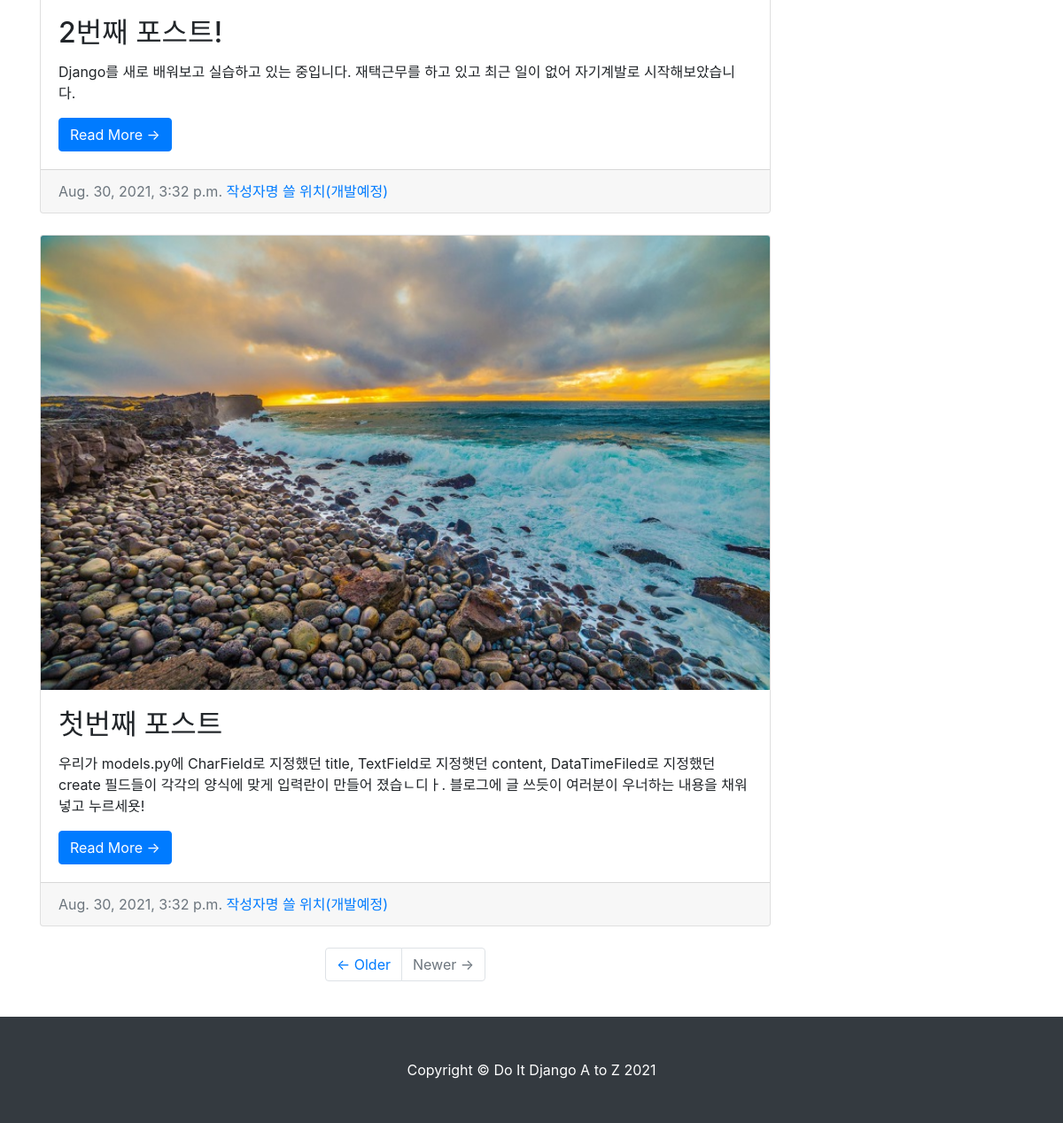
/blog/ (lower part), run on an earlier commit of the app's database.
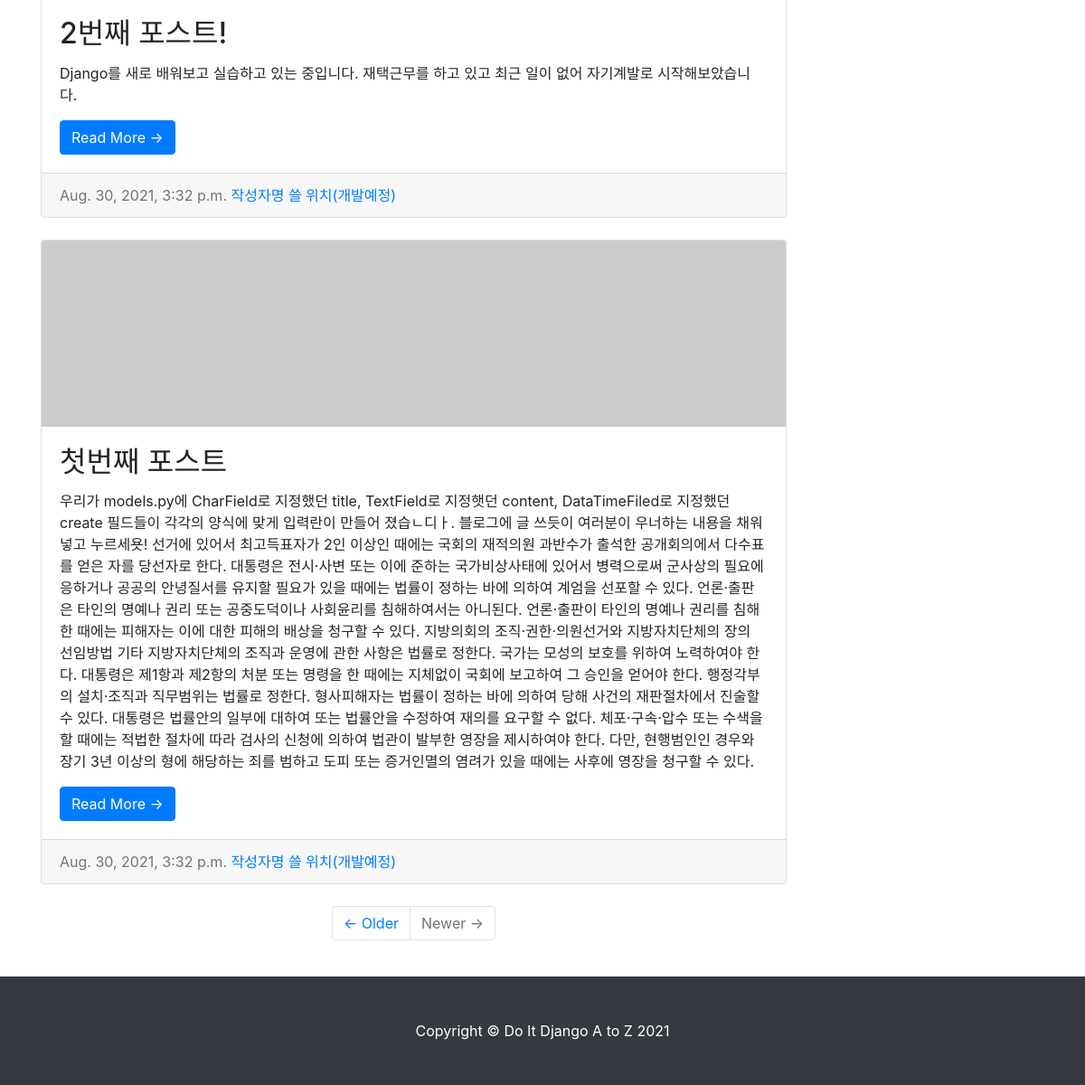
And on a later commit of the database.
### blog/models.py (models this page shows, shortened)
class Post(models.Model):
    title = models.CharField(max_length=30)
    content = models.TextField()
    head_image = models.ImageField(upload_to ='blog/images/%Y/%m/%d/', blank = True)
    file_upload = models.FileField(upload_to='blog/files/%Y/%m/%d/', blank = True)
    created_at = models.DateTimeField(auto_now_add=True)
    updated_at = models.DateTimeField(auto_now=True)
    def __str__(self):
        return  f'[{self.pk}]{self.title}'
    def get_absolute_url(self):
        return f'/blog/{self.pk}/'

### blog/views.py (the view)
# urls.py: path('',views.PostList.as_view()),
class PostList(ListView):
    model = Post
    ordering = '-pk' # pk값을 역순으로 정렬

### blog/templates/blog/post_list.html (shortened to what this page needs)
<!DOCTYPE html>
{% load static %}
<html>
<head>
    <link rel="stylesheet" href="{% static 'blog/bootstrap/bootstrap.min.css' %}" media="screen">
</head>
<body>
    <div class="container my-3">
        <div class="row">
            <div class="col-md-8 col-lg-9">
                {% for p in post_list %}
                <div class="card mb-4">
                    {% if p.head_image %}
                        <img class="card-img-top" src="{{p.head_image.url}}" alt="{{ p }} head image">
                    {% else %}
                    <img class="card-img-top" src="https://picsum.photos/seed/{{ p.id }}/800/200" alt="random_image">
                    {% endif %}
                    <div class="card-body">
                        <h2 class="card-title">{{ p.title }}</h2>
                        <p class="card-text">{{ p.content }}</p>
                        <a href="{{ p.get_absolute_url }}" class="btn btn-primary">Read More &rarr;</a>
                    </div>
                    <div class="card-footer text-muted">
                        {{ p.created_at }}
                        <a href="#">작성자명 쓸 위치(개발예정)</a>
                    </div>
                </div>
                {% endfor %}
                <ul class="pagination justify-content-center mb-4">
                    <li class="page-item">
                        <a class="page-link" href="#">&larr; Older</a>
                    </li>
                    <li class="page-item disabled">
                        <a class="page-link" href="#">Newer &rarr;</a>
                    </li>
                </ul>
            </div>
            <div class="col-md-4 col-lg-3">
            </div>
        </div>
    </div>
    <footer class="py-5 bg-dark">
        <div class="container">
            <p class="m-0 text-center text-white">
                Copyright &copy; Do It Django A to Z 2021
            </p>
        </div>
    </footer>
</body>
</html>

What changed in the data, as far as the page shows it:
changed Post "첫번째 포스트": content "우리가 models.py에 CharField로 지정했던 title, TextField로 지정햇던 content, DataTimeFiled로 지정했던 create 필드들이 각각의 양식에 맞게 입력란이 만들어 졌습ㄴ디ㅏ. 블로그에 글 쓰듯이 여러분이 우너하는 내용을 채워넣고 누르세욧!" → "…우너하는 내용을 채워넣고 누르세욧! 선거에 있어서 최고득표자가 2인 이상인 때에는 국회의 재적의원 과반수가 출석한 공개회의에서 다수표를 얻은 자를 당선자로 한다. 대통령은 전시·사변 또는 이에 준하는 국가비상사태에 있어서 병력으로써 군사상의 필요에 응하거나 공공의 안녕질서를 유지할 필요가 있을 때에는 법률이 정하는 바에 의하여 계엄을 선포할 수 있다. 언론·출판은 타인의 명예나 권리 또는 공중도덕이나 사회윤리를 침해하여서는 아니된다. 언론·출판이 타인의 명예나 권리를 침해한 때에는 피해자는 이에 대한 피해의 배상을 청구할 수 있다. 지방의회의 조직·권한·의원선거와 지방자치단체의 장의 선임방법 기타 지방자치단체의 조직과 운영에 관한 사항은 법률로 정한다. 국가는 모성의 보호를 위하여 노력하여야 한다. 대통령은 제1항과 제2항의 처분 또는 명령을 한 때에는 지체없이 국회에 보고하여 그 승인을 얻어야 한다. 행정각부의 설치·조직과 직무범위는 법률로 정한다. 형사피해자는 법률이 정하는 바에 의하여 당해 사건의 재판절차에서 진술할 수 있다. 대통령은 법률안의 일부에 대하여 또는 법률안을 수정하여 재의를 요구할 수 없다. 체포·구속·압수 또는 수색을 할 때에는 적법한 절차에 따라 검사의 신청에 의하여 법관이 발부한 영장을 제시하여야 한다. 다만, 현행범인인 경우와 장기 3년 이상의 형에 해당하는 죄를 범하고 도피 또는 증거인멸의 염려가 있을…"; head_image: picture removed
